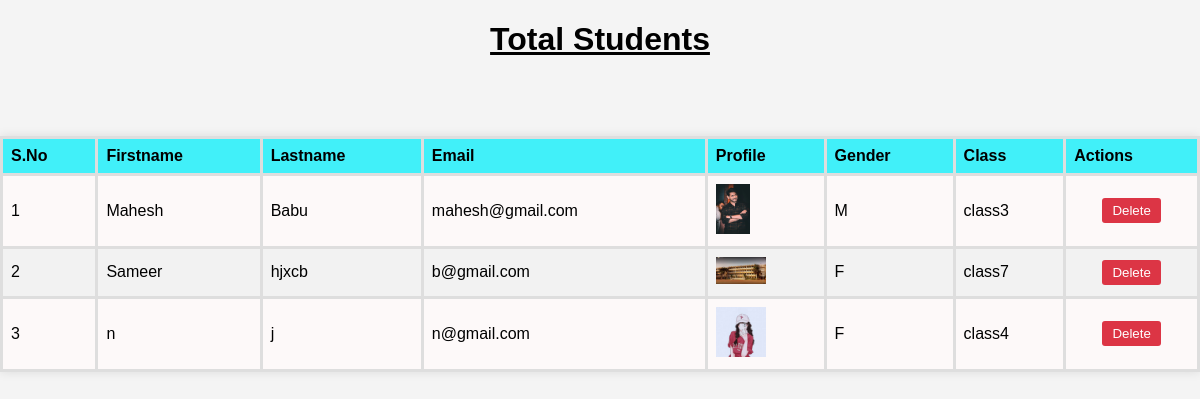
The page /sa/ on the database its author committed.
### finalapp/models.py (models this page shows, shortened)
class Student(models.Model):
    GENDER_CHOICES = (
        ('M', 'Male'),
        ('F', 'Female'),
    )
    Course_CHOICES = [
        ('class1','class1'),
        ('class2','class2'),
        ( 'class3','class3'),
        ( 'class4' ,'class4'),
        ( 'class5','class5'),
        ( 'class6','class6'),
        ( 'class7','class7'),
        ( 'class8','class8'),
        ( 'class9','class9'),
        ( 'class10', 'class10'),
    ]
    user = models.OneToOneField(User, on_delete=models.CASCADE)
    Firstname = models.CharField(max_length = 120)
    Lastname = models.CharField(max_length = 120)
    Email = models.EmailField(max_length = 50, unique = True)
    Gender = models.CharField(max_length=1, choices=GENDER_CHOICES)
    Password = models.CharField(max_length = 20)
    Profile = models.ImageField(upload_to = '')
    Co = models.CharField(max_length=10, choices=Course_CHOICES)
    Session = models.DateTimeField(auto_now_add = True)

### finalapp/views.py (the view)
# urls.py: path('sa/',add_student_details,name='add_student_details'),
def add_student_details(request):
    if request.method=="POST" and request.POST.get('delete')=='Delete':
        Firstname=request.POST.get('Firstname')
        sd=Student.objects.get(id=Firstname)
        sd.delete()
    c=get_student(request)
    context={'c':c}
    return render(request,'add_student_details.html',context)

### finalapp/school.py (called while the page is built)
def get_student(request):
    return Student.objects.all()

### finalapp/templates/add_student_details.html (shortened to what this page needs)
<!DOCTYPE html>
<html lang="en">
<head>
</head>
<body><div>
    <center><u><h1>Total Students</h1></u></center>
    <br><br>
    <table border="1px">
        <thead>
            <tr>
                <th scope="col">S.No</th>
                <th scope="col">Firstname</th>
                <th scope="col">Lastname</th>
                <th scope="col">Email</th>
                <th scope="col">Profile</th>
                <th scope="col">Gender</th>
                <th scope="col">Class</th>
                <th scope="col">Actions</th>
            </tr>
        </thead>
        <tbody>
            {% for m in c %}
            <tr>
                <td scope="row">{{forloop.counter}}</td>
                <td>{{m.Firstname}}</td>
                <td>{{m.Lastname}}</td>
                <td>{{m.Email}}</td>
                <td>
                    {% if m.Profile %}
                        <img src="{{ m.Profile.url }}" alt="">
                    {% else %}
                        <p>No Profile Image</p>
                    {% endif %}
                </td>
                <td>{{m.Gender}}</td>
                <td>{{m.Co}}</td>
                <td>
                    <form action="" method="post">
                        <input class="btn btn-danger" type="submit" name="delete" value="Delete">
                    </form>
                </td>
            </tr>
            {% endfor %}
        </tbody>
    </table><br>
</body>
</html>

### finalapp/templates/add_student_details.html (style rules this page uses)
body { font-family: 'Arial', sans-serif; background-color: #f4f4f4; margin: 0; padding: 0; }
table { width: 100%; border-collapse: collapse; margin: 20px 0; background-color: #fdf9f9; box-shadow: 0 0 10px rgba(0, 0, 0, 0.1); }
th, td { border: 3px solid #dedede; padding: 8px; text-align: left; }
th { background-color: rgba(64, 240, 249, 0.991); color: black; }
tr:nth-child(even) { background-color: #f2f2f2; }
form { display: flex; justify-content: center; }
input[type="submit"] { background-color: #dc3545; color: #fff; padding: 5px 10px; border: none; border-radius: 3px; cursor: pointer; }
img { max-width: 50px; max-height: 50px; }

### rows shown on the page
Student: Firstname "Mahesh", Lastname "Babu", Email "mahesh@gmail.com", Profile (picture), Gender "M", Co "class3"
Student: Firstname "Sameer", Lastname "hjxcb", Email "b@gmail.com", Profile (picture), Gender "F", Co "class7"
Student: Firstname "n", Lastname "j", Email "n@gmail.com", Profile (picture), Gender "F", Co "class4"
